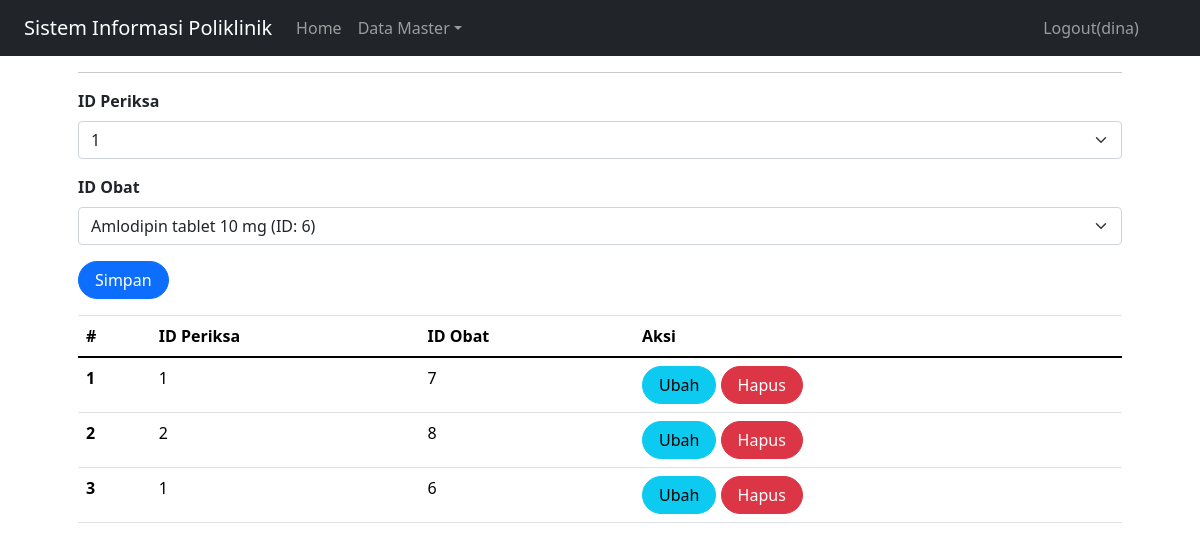
The page /admin/index.php?page=detail_periksa (signed in) on the database its author committed.
### tables this page shows
CREATE TABLE `detail_periksa` (
  `id` int(10) NOT NULL,
  `id_periksa` int(11) NOT NULL,
  `id_obat` int(11) NOT NULL
);

### admin/detail_periksa.php (the view, shortened to what this page needs)
<?php
include_once("koneksi.php");
?>
<!DOCTYPE html>
<html lang="en">
<head>
    <link rel="stylesheet" href="assets/css/bootstrap.css">
    <link href="https://cdn.jsdelivr.net/npm/bootstrap@5.0.2/dist/css/bootstrap.min.css"
    rel="stylesheet"
>
</head>
<body>
<div class="container">
    <hr>
    <form class="form row" method="POST" action="" name="myForm" onsubmit="return validate();">
        <?php
        $id_periksa = '';
        $id_obat = '';
        ?>
       <div class="form-group">
    <label for="inputIDPeriksa" class="form-label fw-bold">
    ID Periksa
</label>
<select class="form-select" name="id_periksa" id="inputIDPeriksa">
    <?php
    $resultPeriksa = mysqli_query($mysqli, "SELECT id FROM periksa");
    while ($rowPeriksa = mysqli_fetch_array($resultPeriksa)) {
        echo '<option value="' . $rowPeriksa['id'] . '" ' . ($id_periksa == $rowPeriksa['id'] ? 'selected' : '') . '>'
            . $rowPeriksa['id'] . '</option>';
    }
    ?>
</select>
</div>
<div class="form-group">
    <label for="inputIDObat" class="form-label fw-bold">
        ID Obat
    </label>
    <select class="form-select" name="id_obat" id="inputIDObat">
        <?php
        $resultObat = mysqli_query($mysqli, "SELECT id, nama_obat FROM obat");
        while ($rowObat = mysqli_fetch_array($resultObat)) {
            echo '<option value="' . $rowObat['id'] . '" ' . ($id_obat == $rowObat['id'] ? 'selected' : '') . '>'
                . $rowObat['nama_obat'] . ' (ID: ' . $rowObat['id'] . ')</option>';
        }
        ?>
    </select>
</div>
        <div class="form-group">
            <button type="submit" class="btn btn-primary rounded-pill px-3" name="simpan">Simpan</button>
        </div>
    </form>
    <table class="table table-hover">
        <thead>
            <tr>
                <th scope="col">#</th>
                <th scope="col">ID Periksa</th>
                <th scope="col">ID Obat</th>
                <th scope="col">Aksi</th>
            </tr>
        </thead>
        <tbody>
            <?php
            $result = mysqli_query(
                $mysqli,"SELECT * FROM detail_periksa"
            );
            $no = 1;
            while ($data = mysqli_fetch_array($result)) {
            ?>
                <tr>
                    <th scope="row"><?php echo $no++ ?></th>
                    <td><?php echo $data['id_periksa'] ?></td>
                    <td><?php echo $data['id_obat'] ?></td>
                    <td>
                        <a class="btn btn-info rounded-pill px-3"
                        href="detail_periksa.php?id=<?php echo $data['id'] ?>">Ubah
                        </a>
                        <a class="btn btn-danger rounded-pill px-3"
                        href="detail_periksa.php?id=<?php echo $data['id'] ?>&aksi=hapus">Hapus
                        </a>
                    </td>
                </tr>
            <?php
            }
            ?>
        </tbody>
    </table>
</div>
</body>
</html>

### rows shown on the page
detail_periksa: id_periksa "1", id_obat "7"
detail_periksa: id_periksa "2", id_obat "8"
detail_periksa: id_periksa "1", id_obat "6"

### other values the page prints
$_SESSION['username'] "dina"
form field id_periksa "1"
form field id_obat "Amlodipin tablet 10 mg (ID: 6)"
